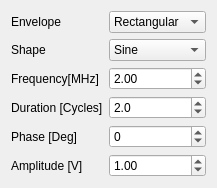
   <widget class="QWidget" name="formLayoutWidget_5">
    <property name="geometry">
     <rect>
      <x>30</x>
      <y>540</y>
      <width>181</width>
      <height>131</height>
     </rect>
    </property>
    <layout class="QFormLayout" name="formLayout_6">
     <item row="0" column="0">
      <widget class="QLabel" name="label_20">
       <property name="locale">
        <locale language="English" country="UnitedKingdom"/>
       </property>
       <property name="text">
        <string>Envelope</string>
       </property>
      </widget>
     </item>
     <item row="0" column="1">
      <widget class="QComboBox" name="pulse_envelope_comboBox">
       <property name="currentText">
        <string>Rectangular</string>
       </property>
       <property name="currentIndex">
        <number>0</number>
       </property>
       <item>
        <property name="text">
         <string>Rectangular</string>
        </property>
       </item>
       <item>
        <property name="text">
         <string>Hann</string>
        </property>
       </item>
       <item>
        <property name="text">
         <string>Hamming</string>
        </property>
       </item>
       <item>
        <property name="text">
         <string>Triangular</string>
        </property>
       </item>
       <item>
        <property name="text">
         <string>Tukey</string>
        </property>
       </item>
      </widget>
     </item>
     <item row="1" column="0">
      <widget class="QLabel" name="label_23">
       <property name="locale">
        <locale language="English" country="UnitedKingdom"/>
       </property>
       <property name="text">
        <string>Shape</string>
       </property>
      </widget>
     </item>
     <item row="2" column="0">
      <widget class="QLabel" name="label_25">
       <property name="locale">
        <locale language="English" country="UnitedKingdom"/>
       </property>
       <property name="text">
        <string>Frequency[MHz]</string>
       </property>
      </widget>
     </item>
     <item row="3" column="0">
      <widget class="QLabel" name="label_33">
       <property name="locale">
        <locale language="English" country="UnitedKingdom"/>
       </property>
       <property name="text">
        <string>Duration [Cycles]</string>
       </property>
      </widget>
     </item>
     <item row="4" column="0">
      <widget class="QLabel" name="label_34">
       <property name="locale">
        <locale language="English" country="UnitedKingdom"/>
       </property>
       <property name="text">
        <string>Phase [Deg]</string>
       </property>
      </widget>
     </item>
     <item row="5" column="0">
      <widget class="QLabel" name="label_35">
       <property name="locale">
        <locale language="English" country="UnitedKingdom"/>
       </property>
       <property name="text">
        <string>Amplitude [V]</string>
       </property>
      </widget>
     </item>
     <item row="1" column="1">
      <widget class="QComboBox" name="pulse_shape_comboBox">
       <property name="currentText">
        <string>Sine</string>
       </property>
       <property name="currentIndex">
        <number>0</number>
       </property>
       <item>
        <property name="text">
         <string>Sine</string>
        </property>
       </item>
       <item>
        <property name="text">
         <string>Square</string>
        </property>
       </item>
       <item>
        <property name="text">
         <string>Triangular</string>
        </property>
       </item>
       <item>
        <property name="text">
         <string>Sawtooth</string>
        </property>
       </item>
      </widget>
     </item>
     <item row="2" column="1">
      <widget class="QDoubleSpinBox" name="pulse_frequency_spinBox">
       <property name="locale">
        <locale language="English" country="UnitedKingdom"/>
       </property>
       <property name="buttonSymbols">
        <enum>QAbstractSpinBox::UpDownArrows</enum>
       </property>
       <property name="suffix">
        <string/>
       </property>
       <property name="decimals">
        <number>2</number>
       </property>
       <property name="minimum">
        <double>0.100000000000000</double>
       </property>
       <property name="maximum">
        <double>20.000000000000000</double>
       </property>
       <property name="singleStep">
        <double>0.100000000000000</double>
       </property>
       <property name="value">
        <double>2.000000000000000</double>
       </property>
      </widget>
     </item>
     <item row="3" column="1">
      <widget class="QDoubleSpinBox" name="pulse_duration_spinBox">
       <property name="locale">
        <locale language="English" country="UnitedKingdom"/>
       </property>
       <property name="buttonSymbols">
        <enum>QAbstractSpinBox::UpDownArrows</enum>
       </property>
       <property name="suffix">
        <string/>
       </property>
       <property name="decimals">
        <number>1</number>
       </property>
       <property name="minimum">
        <double>0.500000000000000</double>
       </property>
       <property name="maximum">
        <double>50.000000000000000</double>
       </property>
       <property name="singleStep">
        <double>0.100000000000000</double>
       </property>
       <property name="value">
        <double>2.000000000000000</double>
       </property>
      </widget>
     </item>
     <item row="4" column="1">
      <widget class="QDoubleSpinBox" name="pulse_phase_spinBox">
       <property name="locale">
        <locale language="English" country="UnitedKingdom"/>
       </property>
       <property name="buttonSymbols">
        <enum>QAbstractSpinBox::UpDownArrows</enum>
       </property>
       <property name="suffix">
        <string/>
       </property>
       <property name="decimals">
        <number>0</number>
       </property>
       <property name="minimum">
        <double>-360.000000000000000</double>
       </property>
       <property name="maximum">
        <double>360.000000000000000</double>
       </property>
       <property name="singleStep">
        <double>1.000000000000000</double>
       </property>
       <property name="value">
        <double>0.000000000000000</double>
       </property>
      </widget>
     </item>
     <item row="5" column="1">
      <widget class="QDoubleSpinBox" name="pulse_amplitude_spinBox">
       <property name="locale">
        <locale language="English" country="UnitedKingdom"/>
       </property>
       <property name="buttonSymbols">
        <enum>QAbstractSpinBox::UpDownArrows</enum>
       </property>
       <property name="suffix">
        <string/>
       </property>
       <property name="decimals">
        <number>2</number>
       </property>
       <property name="minimum">
        <double>0.010000000000000</double>
       </property>
       <property name="maximum">
        <double>4.000000000000000</double>
       </property>
       <property name="singleStep">
        <double>0.100000000000000</double>
       </property>
       <property name="value">
        <double>1.000000000000000</double>
       </property>
      </widget>
     </item>
    </layout>
   </widget>
